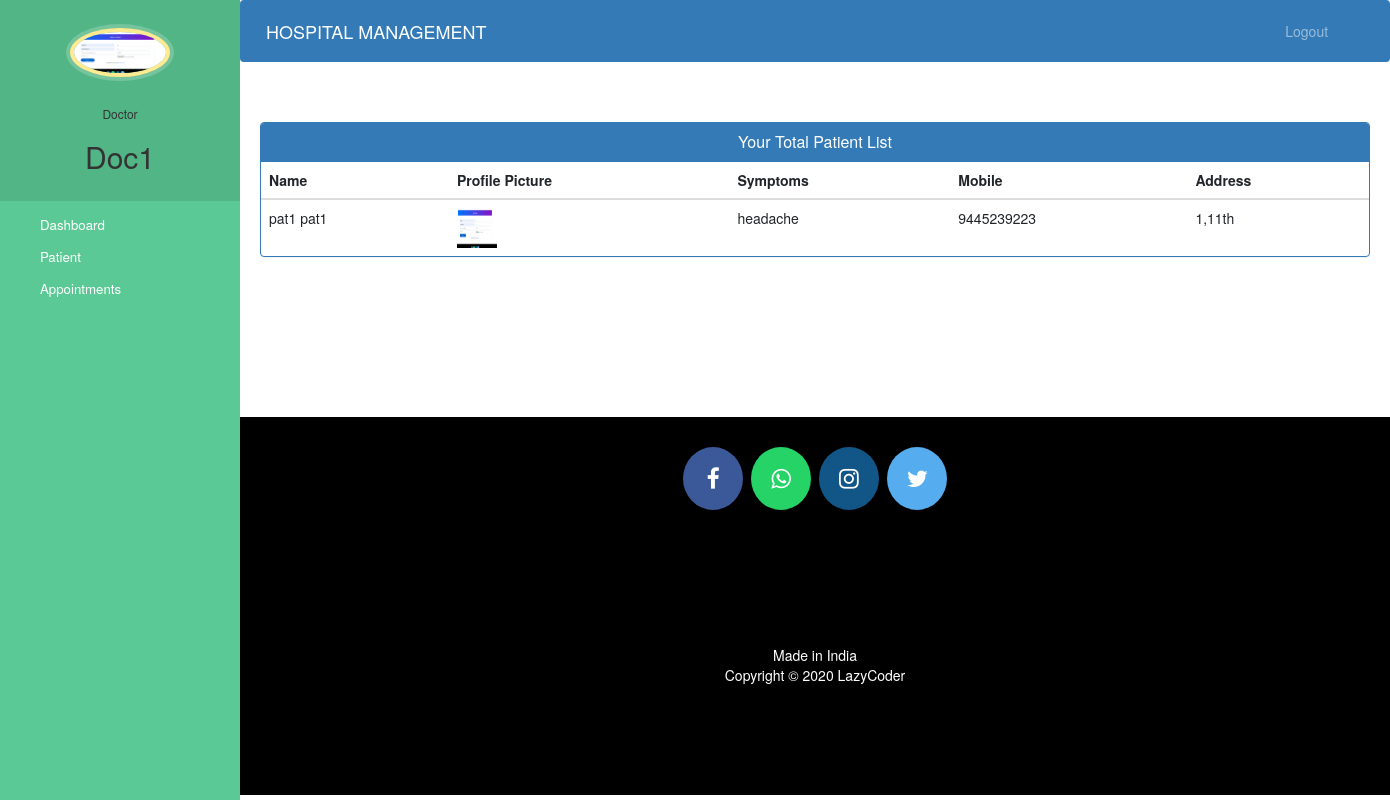
The app's page /doctor-view-patient (signed in) with its own data.
### hospital/models.py (models this page shows, shortened)
class Doctor(models.Model):
    user=models.OneToOneField(User,on_delete=models.CASCADE)
    profile_pic= models.ImageField(upload_to='profile_pic/DoctorProfilePic/',null=True,blank=True)
    address = models.CharField(max_length=40)
    mobile = models.CharField(max_length=20,null=True)
    department= models.CharField(max_length=50,choices=departments,default='Cardiologist')
    status=models.BooleanField(default=False)

class Patient(models.Model):
    user=models.OneToOneField(User,on_delete=models.CASCADE)
    profile_pic= models.ImageField(upload_to='profile_pic/PatientProfilePic/',null=True,blank=True)
    address = models.CharField(max_length=40)
    mobile = models.CharField(max_length=20,null=False)
    symptoms = models.CharField(max_length=100,null=False)
    assignedDoctorId = models.PositiveIntegerField(null=True)
    admitDate=models.DateField(auto_now=True)
    status=models.BooleanField(default=False)
    @property
    def get_name(self):
        return self.user.first_name+" "+self.user.last_name

### hospital/views.py (the view)
# urls.py: path('doctor-view-patient', views.doctor_view_patient_view,name='doctor-view-patient'),
@login_required(login_url='doctorlogin')
@user_passes_test(is_doctor)
def doctor_view_patient_view(request):
    patients=models.Patient.objects.all().filter(status=True,assignedDoctorId=request.user.id)
    doctor=models.Doctor.objects.get(user_id=request.user.id) #for profile picture of doctor in sidebar
    return render(request,'hospital/doctor_view_patient.html',{'patients':patients,'doctor':doctor})

### hospital/views.py (called while the page is built)
def is_doctor(user):
    return user.groups.filter(name='DOCTOR').exists()

### templates/hospital/doctor_view_patient.html (shortened to what this page needs)
{% extends 'hospital/doctor_base.html' %}
{% block content %}
{%load static%}
<head>
  <link href="//netdna.bootstrapcdn.com/bootstrap/3.0.0/css/bootstrap.min.css" rel="stylesheet" id="bootstrap-css">
</head>
<div class="container">
  <div class="panel panel-primary">
    <div class="panel-heading">
      <h6 class="panel-title">Your Total Patient List</h6>
    </div>
    <table class="table table-hover" id="dev-table">
      <thead>
        <tr>
          <th>Name</th>
          <th>Profile Picture</th>
          <th>Symptoms</th>
          <th>Mobile</th>
          <th>Address</th>
        </tr>
      </thead>
      {% for p in patients %}
      <tr>
        <td> {{p.get_name}}</td>
        <td> <img src="{% static p.profile_pic.url %}" alt="Profile Pic" height="40px" width="40px" /></td>
        <td>{{p.symptoms}}</td>
        <td>{{p.mobile}}</td>
        <td>{{p.address}}</td>
      </tr>
      {% endfor %}
    </table>
  </div>
</div>
{% endblock content %}

### templates/hospital/doctor_base.html (shortened to what this page needs)
<!DOCTYPE html>
{% load static %}
<html lang="en">
<head>
  <link rel="stylesheet" href="https://stackpath.bootstrapcdn.com/bootstrap/4.3.1/css/bootstrap.min.css">
  <link rel="stylesheet" href="https://maxcdn.bootstrapcdn.com/font-awesome/4.7.0/css/font-awesome.min.css">
</head>
<body>
  <nav class="menu" tabindex="0">
    <header class="avatar">
      <img src="{% static doctor.profile_pic.url %}" alt="Profile Pic" />
      <br><br>
      <h6>Doctor</h6>
      <h2>{{request.user.first_name}}</h2>
    </header>
    <ul>
      <li tabindex="0" class="icon-dashboard"> <a style="color:white; text-decoration:none;" href="/doctor-dashboard"><span>Dashboard</span></a> </li>
      <li tabindex="0" class="icon-users"> <a style="color:white; text-decoration:none;" href="/doctor-patient"><span>Patient</span></a></li>
      <li tabindex="0" class="icon-calendar"> <a style="color:white; text-decoration:none;" href="/doctor-appointment"><span>Appointments</span></a></li>
    </ul>
  </nav>
  <main>
    <div class="bs-example">
      <nav class="navbar navbar-expand-md  navbar-dark fixed-top" style="background:#337AB7;">
        <a href="/doctor-dashboard" class="navbar-brand">HOSPITAL MANAGEMENT</a>
        <div class="collapse navbar-collapse justify-content-between" id="navbarCollapse">
          <div class="navbar-nav" style=" margin-left: 90%;">
            <a href="/logout" class="nav-item nav-link">Logout</a>
          </div>
        </div>
      </nav>
    </div>
    <br><br>
    {% block content %}
    {% endblock content %}
    <br><br><br><br><br><br><br>
    <footer>
      <p>
        <a id="ftr" href="https://facebook.com/sumit.luv/" class="fa fa-facebook"></a>
        <a id="ftr" href="https://api.whatsapp.com/send?phone=919572181024&text=Hello%20Sumit.%0d%0aHow%20are%20you%20%3f%0d%0aI%20came%20from%20your%20website.&source=&data=#" class="fa fa-whatsapp"></a>
        <a id="ftr" href="https://instagram.com/sumit.luv" class="fa fa-instagram"></a>
        <a id="ftr" href="https://twitter.com/sumitkumar1503" class="fa fa-twitter"></a>
      </p>
      <br>
      <div class="container">
        <div class="row">
          <div class="col-md-12 col-sm-12">
            <div style="color:#ffffff;" class="wow fadeInUp footer-copyright">
              <p>Made in India <br>
                Copyright &copy; 2020 LazyCoder </p>
            </div>
          </div>
        </div>
      </div>
    </footer>
  </main>
</body>
</html>

### templates/hospital/doctor_base.html (style rules this page uses)
a:link { text-decoration: none; }
a { color: white; }
footer { padding: 0px 0px 0px 0px; background-color: black; margin: 0px; }
#ftr { padding: 20px; }
.fa { font-size: 23px; width: 60px; text-align: center; text-decoration: none; margin: 5px 2px; border-radius: 50%; }
.fa-facebook { background: #3B5998; color: white; margin-top: 30px; }
.fa-whatsapp { background: #25d366; color: white; }
.fa-twitter { background: #55ACEE; color: white; }
.fa-instagram { background: #125688; color: white; }
p { text-align: center; }
body { padding-left: 240px; }
main { position: relative; height: 100vh; }
.menu { background: #5bc995; height: 100vh; width: 240px; position: fixed; top: 0px; left: 0; z-index: 5; outline: none; }
.menu .avatar { background: rgba(0, 0, 0, 0.1); padding: 2em 0.5em; text-align: center; }
.menu .avatar img { width: 100px; border-radius: 50%; overflow: hidden; border: 4px solid #ffea92; box-shadow: 0 0 0 4px rgba(255, 255, 255, 0.2); }
.menu .avatar h2 { font-weight: normal; margin-bottom: 0; }
.menu ul { list-style: none; padding: 0.5em 0; margin: 0; }
.menu ul li { padding: 0.5em 1em 0.5em 3em; font-size: 0.95em; font-weight: regular; background-repeat: no-repeat; background-position: left 15px center; background-size: auto 20px; transition: all 0.15s linear; cursor: pointer; }
.menu ul li.icon-dashboard { background-image: url("http://www.entypo.com/images//gauge.svg"); }
.menu ul li.icon-users { background-image: url("http://www.entypo.com/images//users.svg"); }
.menu ul li.icon-calendar { background-image: url("http://www.entypo.com/images//calendar.svg"); }

### templates/hospital/doctor_view_patient.html (style rules this page uses)
a:link { text-decoration: none; }
h6 { text-align: center; }
.row { margin: 100px; }

### records on screen
Doctor: profile_pic (picture)
Patient: get_name "pat1 pat1", profile_pic (picture), symptoms "headache", mobile "9445239223", address "1,11th"

### other values on screen
{{ request.user.first_name }} "Doc1"
